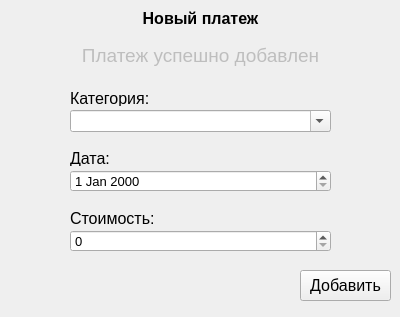
<?xml version="1.0" encoding="UTF-8"?>
<ui version="4.0">
 <class>AddPayments_form</class>
 <widget class="QWidget" name="AddPayments_form">
  <property name="enabled">
   <bool>true</bool>
  </property>
  <property name="geometry">
   <rect>
    <x>0</x>
    <y>0</y>
    <width>400</width>
    <height>317</height>
   </rect>
  </property>
  <property name="windowTitle">
   <string>Form</string>
  </property>
  <widget class="QLabel" name="Name_Form_AddPaymentForm">
   <property name="geometry">
    <rect>
     <x>10</x>
     <y>10</y>
     <width>381</width>
     <height>16</height>
    </rect>
   </property>
   <property name="font">
    <font>
     <pointsize>12</pointsize>
     <weight>75</weight>
     <bold>true</bold>
    </font>
   </property>
   <property name="text">
    <string>Новый платеж</string>
   </property>
   <property name="alignment">
    <set>Qt::AlignCenter</set>
   </property>
  </widget>
  <widget class="QComboBox" name="Categoty_box">
   <property name="geometry">
    <rect>
     <x>70</x>
     <y>110</y>
     <width>261</width>
     <height>22</height>
    </rect>
   </property>
   <property name="font">
    <font>
     <pointsize>10</pointsize>
    </font>
   </property>
   <property name="editable">
    <bool>true</bool>
   </property>
   <property name="insertPolicy">
    <enum>QComboBox::InsertAtBottom</enum>
   </property>
   <property name="modelColumn">
    <number>0</number>
   </property>
  </widget>
  <widget class="QPushButton" name="Add_button">
   <property name="geometry">
    <rect>
     <x>300</x>
     <y>270</y>
     <width>91</width>
     <height>31</height>
    </rect>
   </property>
   <property name="font">
    <font>
     <pointsize>12</pointsize>
    </font>
   </property>
   <property name="text">
    <string>Добавить</string>
   </property>
  </widget>
  <widget class="QLabel" name="label">
   <property name="geometry">
    <rect>
     <x>70</x>
     <y>90</y>
     <width>141</width>
     <height>16</height>
    </rect>
   </property>
   <property name="font">
    <font>
     <pointsize>12</pointsize>
    </font>
   </property>
   <property name="text">
    <string>Категория:</string>
   </property>
  </widget>
  <widget class="QDateEdit" name="date_dateEdit">
   <property name="geometry">
    <rect>
     <x>70</x>
     <y>170</y>
     <width>261</width>
     <height>22</height>
    </rect>
   </property>
   <property name="font">
    <font>
     <pointsize>10</pointsize>
    </font>
   </property>
  </widget>
  <widget class="QLabel" name="label_2">
   <property name="geometry">
    <rect>
     <x>70</x>
     <y>150</y>
     <width>141</width>
     <height>16</height>
    </rect>
   </property>
   <property name="font">
    <font>
     <pointsize>12</pointsize>
    </font>
   </property>
   <property name="text">
    <string>Дата:</string>
   </property>
  </widget>
  <widget class="QSpinBox" name="Price_Box">
   <property name="geometry">
    <rect>
     <x>70</x>
     <y>230</y>
     <width>261</width>
     <height>22</height>
    </rect>
   </property>
   <property name="font">
    <font>
     <pointsize>10</pointsize>
    </font>
   </property>
   <property name="maximum">
    <number>999999999</number>
   </property>
  </widget>
  <widget class="QLabel" name="label_3">
   <property name="geometry">
    <rect>
     <x>70</x>
     <y>210</y>
     <width>141</width>
     <height>16</height>
    </rect>
   </property>
   <property name="font">
    <font>
     <pointsize>12</pointsize>
    </font>
   </property>
   <property name="text">
    <string>Стоимость:</string>
   </property>
  </widget>
  <widget class="QLabel" name="Wrong_label">
   <property name="enabled">
    <bool>false</bool>
   </property>
   <property name="geometry">
    <rect>
     <x>10</x>
     <y>45</y>
     <width>381</width>
     <height>21</height>
    </rect>
   </property>
   <property name="font">
    <font>
     <pointsize>14</pointsize>
    </font>
   </property>
   <property name="text">
    <string>Платеж успешно добавлен</string>
   </property>
   <property name="alignment">
    <set>Qt::AlignCenter</set>
   </property>
  </widget>
 </widget>
 <resources/>
 <connections/>
</ui>
